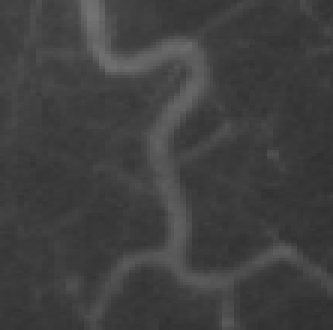
%> input picture original_matlab_code/4.bmp, 111 x 110 px (shown 3 times larger)
$ octave Demo_ACM_LPF.m   (GNU Octave 9; MATLAB toolbox functions it lacks are replaced by stand-ins)
%> lines starting %> are read from the running program, lines starting %| are printed output that depends on the picture; in (x1, y1, x2, y2) boxes, pixels count from 0 and x2, y2 are one past the last pixel; in counts of white or black regions, pixels touching at a corner belong together; the program's own positions count from 1
### original_matlab_code/LPF.m
function [f1,f2,s1,s2,Im] = LPF(Img,K)
[m2,n2]=size(K);
KK=K*m2*n2;
r=(m2-1)/2;
[m,n]=size(Img);
imgn=zeros(m+2*r,n+2*r);
imgn(r+1:m+r,r+1:n+r)=Img;

% BUG!!! changes size
imgn(1:r,r+1:n+r)=Img(1:r,1:n);

% BUG!!! changes size
imgn(1:m+r,n+r+1:n+2*r)=imgn(1:m+r,n+1:n+r);

% original. BUG? changes size of imgn (probably unintentionally)
%imgn(m+r+1:m+2*r+1,r+1:n+2*r+1)=imgn(m:m+r,r+1:n+2*r+1);

% rewritten
imgn(m+r+1:m+2*r,r+1:n+2*r)=imgn(m+1:m+r,r+1:n+2*r);


imgn(1:m+2*r,1:r)=imgn(1:m+2*r,r+1:2*r);
f1=zeros(m+2*r,n+2*r);
f2=zeros(m+2*r,n+2*r);
s1=zeros(m+2*r,n+2*r);
s2=zeros(m+2*r,n+2*r);
Im=zeros(m+2*r,n+2*r);
for i=r+1:m+r
    for j=r+1:n+r
        tmpM=imgn(i-r:i+r,j-r:j+r);
        Im(i,j)=mean(tmpM(tmpM~=0));
        ind1=find(tmpM>0&tmpM<=Im(i,j));
        ind2=find(tmpM>=Im(i,j));
        tmpM=tmpM.*KK;
        f1(i,j)=sum(tmpM(ind1))/(sum(KK(ind1))+eps);
        s1(i,j)=sum((f1(i,j)-tmpM(ind1)).^2);
        f2(i,j)=sum(tmpM(ind2))/(sum(KK(ind2))+eps);
        s2(i,j)=sum((f2(i,j)-tmpM(ind2)).^2);
    end
end
f1=f1(r+1:m+r,r+1:n+r);
f2=f2(r+1:m+r,r+1:n+r);
s1=s1(r+1:m+r,r+1:n+r);
s2=s2(r+1:m+r,r+1:n+r);
Im=Im(r+1:m+r,r+1:n+r);

### original_matlab_code/ACM_LPF.m
function u= ACM_LPF(u,nu,timestep,mu,epsilon,lambda1,lambda2,e1,e2)

    u=NeumannBoundCond(u);
    K=curvature_central(u);

    DrcU=(epsilon/pi)./(epsilon^2.+u.^2);
    H=0.5*(1+(2/pi)*atan(u./epsilon));

    LPFterm=-DrcU.*(e1.*lambda1-e2.*lambda2);
    debug=del2(u);
    PenaltyTerm=mu*(4*del2(u)-K);
    LengthTerm=nu.*DrcU.*K;
    u=u+timestep*(LengthTerm+PenaltyTerm+LPFterm);  %LIFterm


function g = NeumannBoundCond(f)
% Neumann boundary condition
[nrow,ncol] = size(f);
g = f;


% [8 lines of commented-out code are left out]


g([1 nrow],[1 ncol]) = g([3 nrow-2],[3 ncol-2]);
g([1 nrow],2:end-1) = g([3 nrow-2],2:end-1);
g(2:end-1,[1 ncol]) = g(2:end-1,[3 ncol-2]);

function k = curvature_central(u)
% compute curvature
[ux,uy] = gradient(u);
normDu = sqrt(ux.^2+uy.^2+1e-10);
Nx = ux./normDu;
Ny = uy./normDu;
[nxx,~] = gradient(Nx);
[~,nyy] = gradient(Ny);
k = nxx+nyy;

### original_matlab_code/Demo_ACM_LPF.m
% The Matlab code of the paper
% "K. Ding L. Xiao and G. Weng, Active Contours driven by Local Pre-Fitting Energy for Fast Image Segmentation, Pattern Recognition Letters, 104, 29-36, 2017."
% Keyan Ding, 2018.02.12

clc; clear all; close all;
Img = imread('4.bmp');
%> Img is the input picture: size 110x111 uint8; min 46, max 115, mean 63.9
Img = double(Img(:,:,1));
%> Img: size 110x111 double

% -----set initial contour-----
c0 = 1;
initialLSF = ones(size(Img(:,:,1))).*c0;
%> initialLSF: size 110x111 double; every value is 1
initialLSF(15:35,40:60) = -c0;
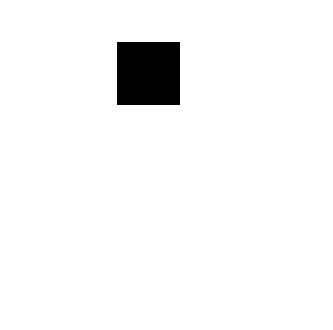
%> initialLSF: size 110x111 double (shown 3 times larger); values -1 (black) and 1 (white), 96.4% white; 1 black region, box (x1, y1, x2, y2) and area: (39, 14, 60, 35) 441

% [8 lines of commented-out code are left out]

u = initialLSF;
h1 = figure(1);imagesc(Img, [0, 255]);colormap(gray);hold on;axis off,axis equal
contour(initialLSF,[0 0],'g','linewidth',1.5);hold off
pause(0.1);

% -----set parameters-----
mu = 1; % the distance regularization term
nu = 0.01*255*255; % the length term.
lambda1 = 1;
lambda2 = lambda1;
epsilon = 1.0;
timestep = 0.02;
iterNum = 200; % the number of iterations.
sigma = 4; % control the local size

% --- Local pre-fitting functions ---
K=fspecial('gaussian',round(2*sigma)*2+1,sigma);
[f1,f2,Im]=LPF(Img,K);
%> after the loop in LPF, `for i=r+1:m+r`:
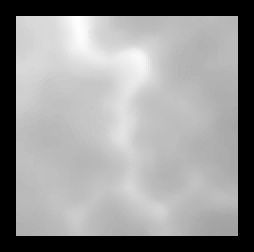
%> f1: size 126x127 double (shown 2 times larger); min 0, max 77.86, mean 45.5; drawn with min black and max white
%> after the loop in LPF, `for i=r+1:m+r`:
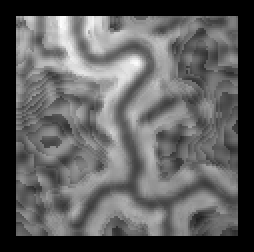
%> s1: size 126x127 double (shown 2 times larger); min 0, max 800509, mean 295367.2; drawn with min black and max white
%> after the loop in LPF, `for i=r+1:m+r`:
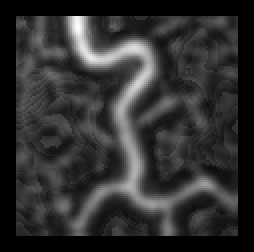
%> s2: size 126x127 double (shown 2 times larger); min 0, max 1541451.1, mean 293548.7; drawn with min black and max white
debug=2.*Img.*imfilter(f1,K,'replicate')
debug2=(imfilter(f1,K,'replicate'))
debug3=imfilter(f1.^2,K,'replicate')
e1=Img.*Img.*imfilter(ones(size(Img)),K,'replicate')-2.*Img.*imfilter(f1,K,'replicate')+imfilter(f1.^2,K,'replicate');
e2=Img.*Img.*imfilter(ones(size(Img)),K,'replicate')-2.*Img.*imfilter(f2,K,'replicate')+imfilter(f2.^2,K,'replicate');
% [14 lines of commented-out code are left out]
h2=figure(2);
tic
for n=1:iterNum
    u = ACM_LPF(u,nu,timestep,mu,epsilon,lambda1,lambda2,e1,e2);
    if mod(n,10)==0
        imagesc(Img, [0, 255]);colormap(gray);hold on;axis off,axis equal
        contour(u,[0 0],'r'); title([num2str(n), ' iterations ']);
        hold off;pause(.01);
    end
end
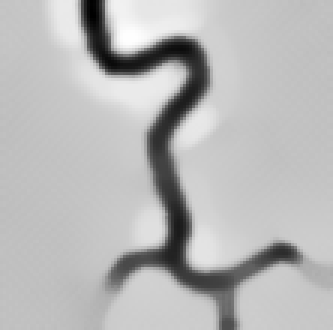
%> u: size 110x111 double (shown 3 times larger); min -14.61, max 12.32, mean 4.86; drawn with min black and max white
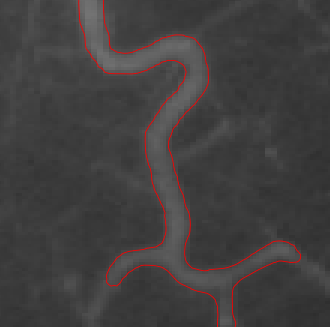
%> figure redrawn from the program's plot data; shown 3 times larger; its title reads '200 iterations'
toc

% -----display result-----
imagesc(Img, [0, 255]);colormap(gray);hold on;axis off,axis equal
%> after `axis equal`:
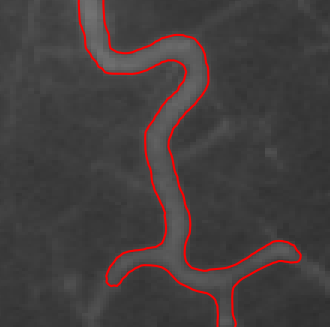
%> figure redrawn from the program's plot data; shown 3 times larger
[c,h] = contour(u,[0 0],'r','linewidth',1.5);
%> c = 514 columns, first 8: [0 27.29 27.25 27.29 27.33 27.37 27.44 27.5; 248 1 2 3 4 5 6 7]; h = -85.56
% figure;mesh(u);colorbar;title('Final level set function');hold on, contour(u,[0 0],'r','linewidth',1.5);

$ run again, with original_matlab_code/1.bmp copied over original_matlab_code/4.bmp
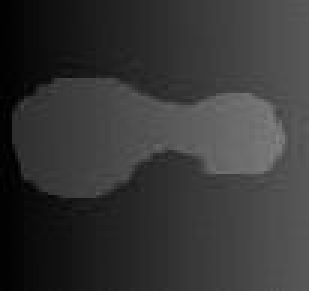
%> input picture original_matlab_code/1.bmp, 103 x 97 px (shown 3 times larger)
%> Img is the input picture: size 97x103x3 uint8; min 0, max 132, mean 54.4
%> Img: size 97x103 double
%> `initialLSF(15:35,40:60) = -c0;`:
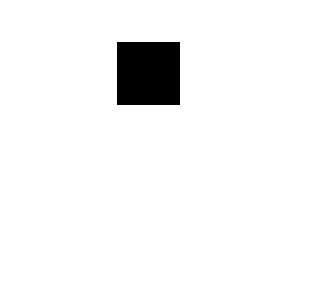
%> initialLSF: size 97x103 double (shown 3 times larger); values -1 (black) and 1 (white), 95.6% white; 1 black region, box (x1, y1, x2, y2) and area: (39, 14, 60, 35) 441
%> `axis equal`:
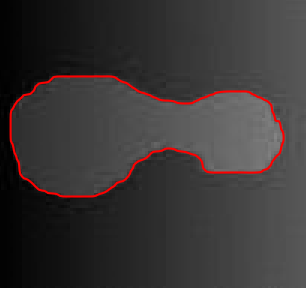
%> figure redrawn from the program's plot data; shown 3 times larger
%> c = 288 columns, first 8: [0 18.53 19 20 21 22 23 24; 287 27 26.65 26.51 26.49 26.48 26.48 26.49]; h = -83.68

$ run again, with original_matlab_code/2.bmp copied over original_matlab_code/4.bmp
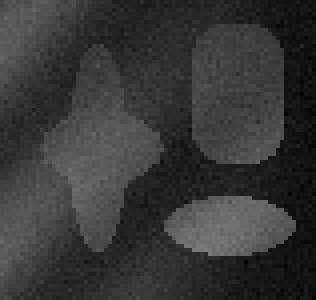
%> input picture original_matlab_code/2.bmp, 79 x 75 px (shown 4 times larger)
%> Img is the input picture: size 75x79 uint8; min 0, max 123, mean 55.6
%> Img: size 75x79 double
%> `initialLSF(15:35,40:60) = -c0;`:
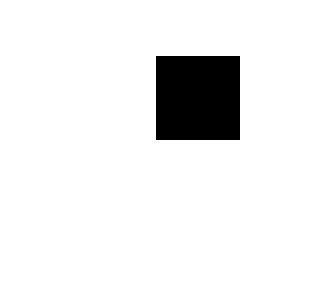
%> initialLSF: size 75x79 double (shown 4 times larger); values -1 (black) and 1 (white), 92.6% white; 1 black region, box (x1, y1, x2, y2) and area: (39, 14, 60, 35) 441
%> `axis equal`:
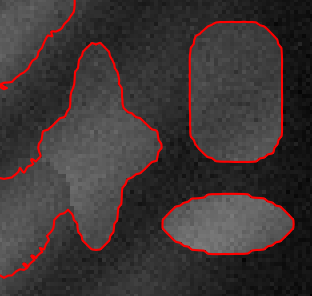
%> figure redrawn from the program's plot data; shown 4 times larger
%> c = 489 columns, first 8: [0 19.66 19.68 19.6 19.42 19 18.7 18.11; 49 1 2 3 4 4.62 5 6]; h = -97.01

$ run again, with original_matlab_code/3.bmp copied over original_matlab_code/4.bmp
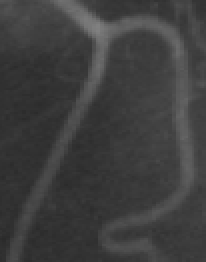
%> input picture original_matlab_code/3.bmp, 103 x 131 px (shown 2 times larger)
%> Img is the input picture: size 131x103 uint8; min 42, max 128, mean 62.3
%> Img: size 131x103 double
%> `axis equal`:
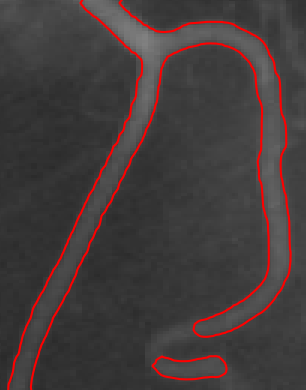
%> figure redrawn from the program's plot data; shown 3 times larger
%> c = 807 columns, first 8: [0 3.76 3.8 3.87 4 4.32 4.66 4.96; 198 131 130 129 128.7 128 127 126]; h = -85.63
